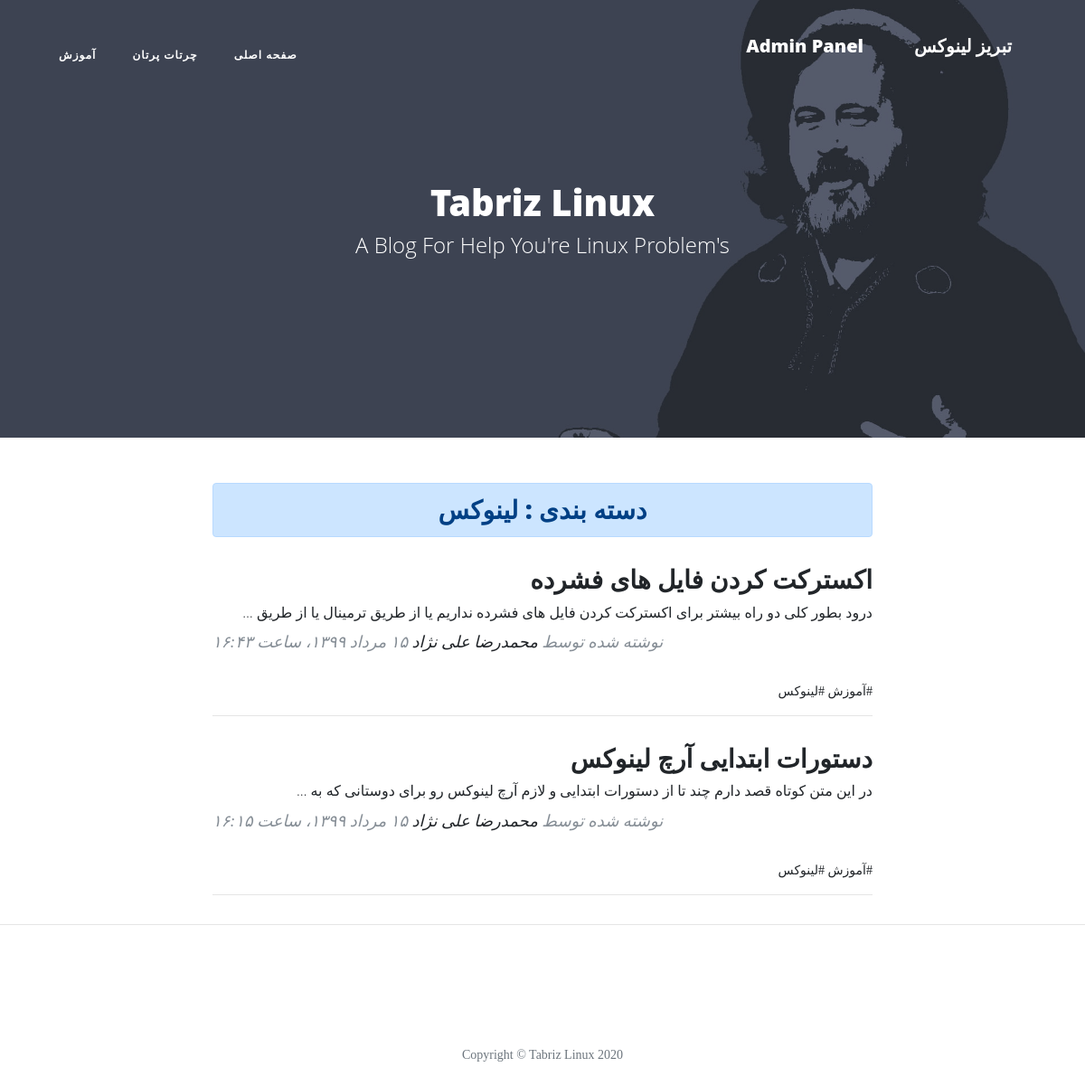
Screenshot of /category/Linux with the database file from the repository.
### blog/models.py (models this page shows, shortened)
class Category(models.Model):
    parent   = models.ForeignKey('self', default=None, null=True, blank=True, on_delete=models.SET_NULL, related_name='children', verbose_name="زیردسته")
    title    = models.CharField(max_length=30, verbose_name="عنوان دسته‌بندی")
    slug     = models.SlugField(max_length=100, unique=True, verbose_name="آدرس دسته‌بندی")
    status   = models.BooleanField(default=True, verbose_name="آیا نمایش داده شود؟")
    position = models.IntegerField(verbose_name="پوزیشن")
    class Meta:
        verbose_name = "دسته‌بندی"
        verbose_name_plural = "دسته‌بندی‌ها"
        ordering = ['parent__id','position']
    objects = CategoryManager()

class Article(models.Model):
    STATUS_CHOICE = (
        ('D','پیش‌نویس'),
        ('P','منتشر‌شده'),
    )
    author      = models.ForeignKey(User , null=True, on_delete=models.SET_NULL, related_name='articles', verbose_name="نویسنده")
    title       = models.CharField(max_length=30,verbose_name="عنوان مقاله")
    slug        = models.SlugField(max_length=100, unique=True, verbose_name="آدرس مقاله")
    category    = models.ManyToManyField(Category, verbose_name="دسته‌بندی", related_name="articles")
    description = models.TextField(verbose_name="محتوای مقاله")
    thumbnail   = models.ImageField(upload_to="images",verbose_name="تصویر مقاله")
    publish     = models.DateTimeField(default=timezone.now, verbose_name="تاریخ انتشار")
    created     = models.DateTimeField(auto_now_add=True)
    updated     = models.DateTimeField(auto_now=True)
    status      = models.CharField(max_length=1, choices=STATUS_CHOICE, verbose_name="وضعیت")
    class Meta:
        verbose_name = "مقاله"
        verbose_name_plural = "مقالات"
        ordering = ['-publish']
    def jpublish(self):
        return jalali_convertor(self.publish)
    jpublish.short_description = "تاریخ انتشار"
    def thumbnail_tag(self):
        return format_html("<img width=100 height=50 style='border-radius: 3px;' src='{}'>".format(self.thumbnail.url))
    thumbnail_tag.short_description = "تصویر مقاله"
    def category_to_str(self):
        return "، ".join([category.title for category in self.category.active()])
    category_to_str.short_description = "دسته‌بندی"
    objects = ArticleManager()

### account/models.py (models this page shows)
class User(AbstractUser):
    is_author    = models.BooleanField(default=False, verbose_name="وضعیت نویسندگی")
    special_user = models.DateTimeField(default=timezone.now, verbose_name="کاربر ویژه تا")
    def is_special_user(self):
        if self.special_user > timezone.now():
            return True
        else:
            return False
    is_special_user.boolean = True
    is_special_user.short_description = "وضعیت کاربر ویژه"

### blog/views.py (the view)
# urls.py: path('category/<slug:slug>', CategoryList.as_view(), name="category"),
class CategoryList(ListView):
    paginate_by = 5
    template_name = 'blog/category_list.html'
    def get_queryset(self):
        global category
        slug = self.kwargs.get('slug')
        category = get_object_or_404(Category.objects.active(), slug=slug)
        return category.articles.published()
    def get_context_data(self, **kwargs):
        context = super().get_context_data(**kwargs)
        context['category'] = category
        return context

### blog/models.py (called while the page is built)
    def published(self):
        return self.filter(status="P")

    def active(self):
        return self.filter(status=True)

### blog/templatetags/base_tags.py (called while the page is built)
@register.simple_tag
def title(data="تبریز لینوکس"):
    return data

@register.inclusion_tag("blog/partials/category_navbar.html")
def category_navbar():
    return{
        "category": Category.objects.filter(status=True)
    }

### extensions/jalali.py (called while the page is built)
    def persian_tuple(self):
        return self.persian_year, self.persian_month, self.persian_day

### extensions/utils.py (called while the page is built)
def persian_numbers_converter(mystr):
    numbers = {
        "0":"۰",
        "1":"۱",
        "2":"۲",
        "3":"۳",
        "4":"۴",
        "5":"۵",
        "6":"۶",
        "7":"۷",
        "8":"۸",
        "9":"۹",
    }
    for English_Numbers, Persian_Numbers in numbers.items():
        mystr = mystr.replace(English_Numbers,Persian_Numbers)
    return mystr

def jalali_convertor(time):
    jmonths = ["فروردین","اردیبهشت","خرداد","تیر","مرداد","شهریور","مهر","آبان","آذر","دی","بهمن","اسفند"]
    time = timezone.localtime(time)
    time_to_str = "{},{},{}".format(time.year, time.month, time.day)
    time_to_tuple = jalali.Gregorian(time_to_str).persian_tuple()
    time_to_list = list(time_to_tuple)
    for index, month in enumerate(jmonths):
        if time_to_list[1] == index + 1:
            time_to_list[1] = month
            break
    output = "{} {} {}، ساعت {}:{}".format(
        time_to_list[2],
        time_to_list[1],
        time_to_list[0],
        time.hour,
        time.minute
    )
    return persian_numbers_converter(output)

### templates/blog/category_list.html (shortened to what this page needs)
{% extends 'blog/list.html' %}
{% block header %}
    <h3 class="alert alert-primary text-center">دسته بندی : {{category.title}}</h3>
{% endblock %}

### templates/blog/list.html (shortened to what this page needs)
{% extends 'blog/base.html' %}
{% load static %}
{% block main %}
  <header class="masthead" style="background-image: url('{% static "blog/img/header.jpg" %}')">
    <div class="overlay"></div>
    <div class="container">
      <div class="row">
        <div class="col-lg-8 col-md-10 mx-auto">
          <div class="site-heading">
            <h1>Tabriz Linux</h1>
            <span class="subheading">A Blog For Help You're Linux Problem's </span>
          </div>
        </div>
      </div>
    </div>
  </header>
  <div class="container">
    <div class="row">
      <div class="col-lg-8 col-md-10 mx-auto">
        {% block header %}{% endblock %}
        {% for article in object_list %}
          <div class="post-preview">
          <a href="{% url 'blog:detail' article.slug %}">
            <h2 class="post-title">
              {{article.title}}
            </h2>
            <h3 class="post-subtitle">
              {{article.description|striptags|truncatewords:20}}
            </h3>
          </a>
          <p class="post-meta">نوشته شده توسط
            <a href="{% url 'blog:author' article.author %}">{{article.author.get_full_name}}</a>
            {{article.jpublish}}</p>
          <div>
            {% for cat in article.category.active %}
              <a href="{% url 'blog:category' cat.slug %}">#{{cat.title}}</a>
            {% endfor %}
          </div>
        </div>
        <hr>
        {% endfor %}
      </div>
    </div>
  </div>
{% endblock %}

### templates/blog/partials/category_navbar.html (shortened to what this page needs)
<div class="collapse navbar-collapse nav" id="navbarResponsive">
  <ul class="navbar-nav ml-auto">
    <li class="nav-item">
      <a class="nav-link" href="{% url 'blog:home' %}">صفحه اصلی</a>
    </li>
    {% for cat in category %}
      {% if cat.parent == None %}
        <li class="nav-item">
          <a class="nav-link" href="{% url 'blog:category' cat.slug %}">{{cat.title}}</a>
        </li>
      {% endif %}
    {% endfor %}
  </ul>
</div>

### static/blog/css/rtl.css (style rules this page uses)
body { direction: rtl; text-align: right; font-family: "Sahel"; font-size: 14px; }
.navbar-nav { margin-left: initial !important; margin-right: auto; }
.post-meta { text-align: left; }
header.masthead .site-heading h1 { font-size: 40px; }
.post-title { font-size: 28px !important; }
.post-subtitle { font-size: 16px; }
.nav ul { padding-right: 0; }
.nav ul li { border-bottom: none; height: 86px; line-height: 86px; font-size: 14px; display: inline-block; float:left; margin: 0 auto; }
.nav ul li a { text-decoration: none; color:#000000; display: block; transition: .3s background-color; padding:0 24px; }
.nav a { border-bottom:none; }

### rows the page displays
Category: title "چرتات پرتان"
Category: title "آموزش"
Category: title "لینوکس"
Article: title "اکسترکت کردن فایل های فشرده", description "درود بطور کلی دو راه بیشتر برای اکسترکت کردن فایل های فشرده نداریم یا از طریق ترمینال یا از طریق …", author.get_full_name "محمدرضا علی نژاد", jpublish "۱۵ مرداد ۱۳۹۹، ساعت ۱۶:۴۳"
Article: title "دستورات ابتدایی آرچ لینوکس", description "در این متن کوتاه قصد دارم چند تا از دستورات ابتدایی و لازم آرچ لینوکس رو برای دوستانی که به …", author.get_full_name "محمدرضا علی نژاد", jpublish "۱۵ مرداد ۱۳۹۹، ساعت ۱۶:۱۵"
